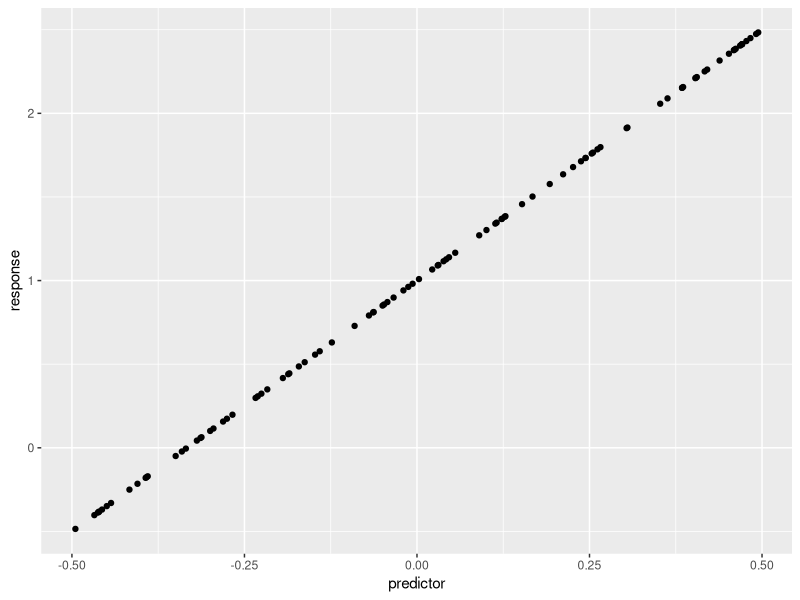
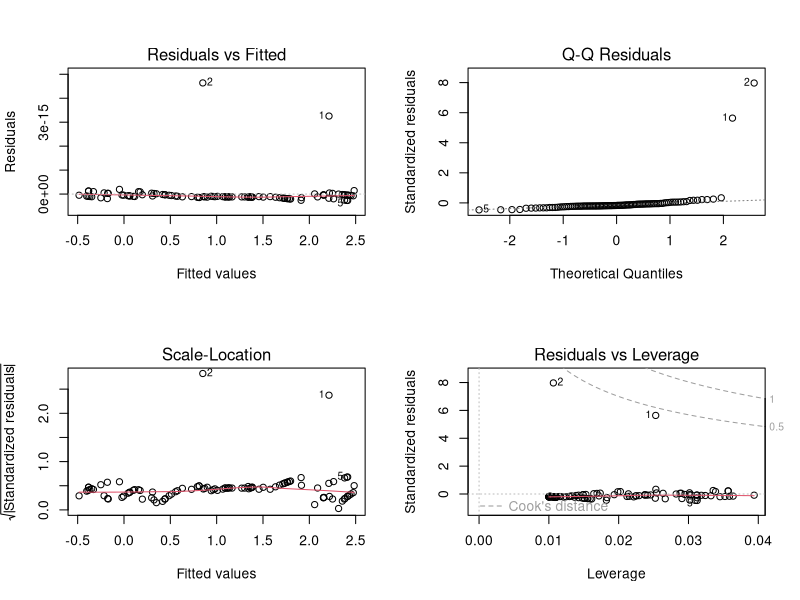
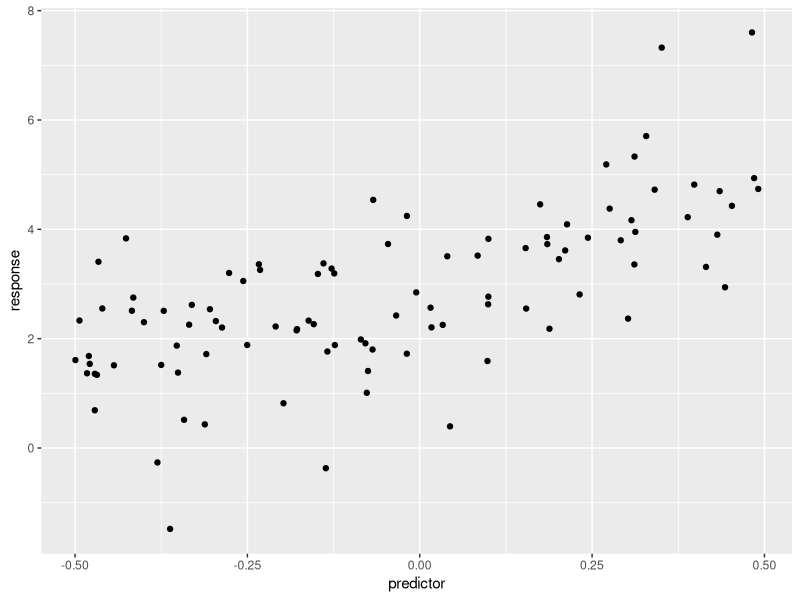
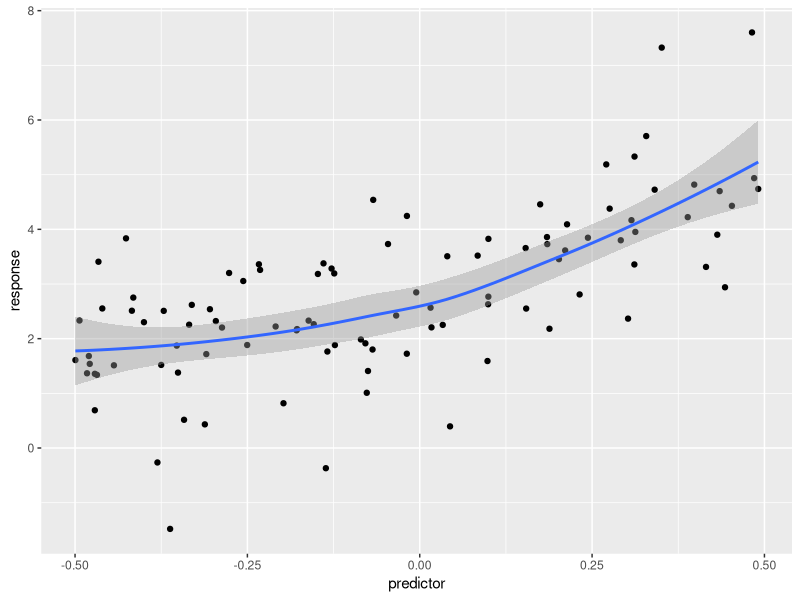
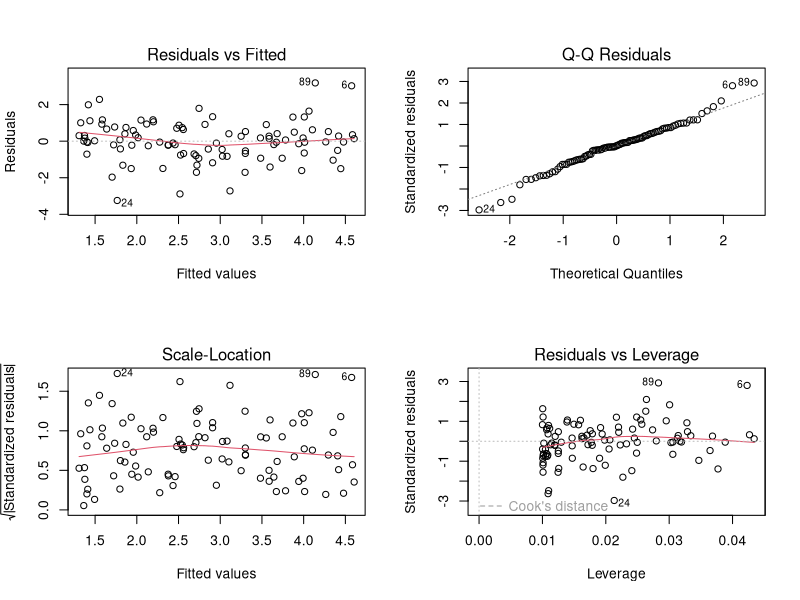
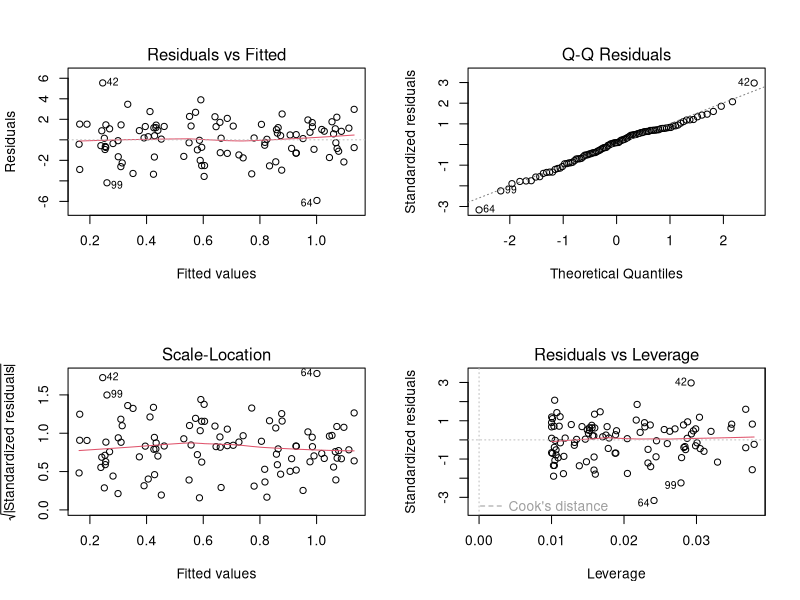
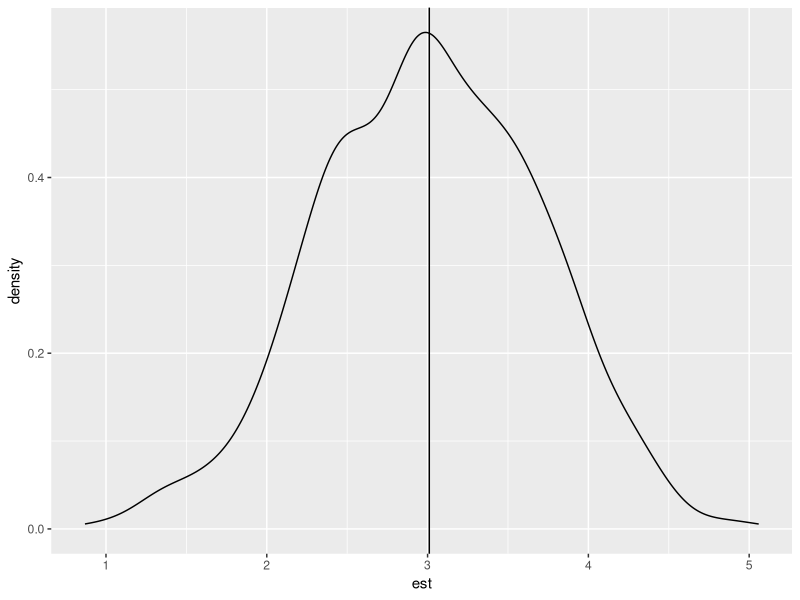
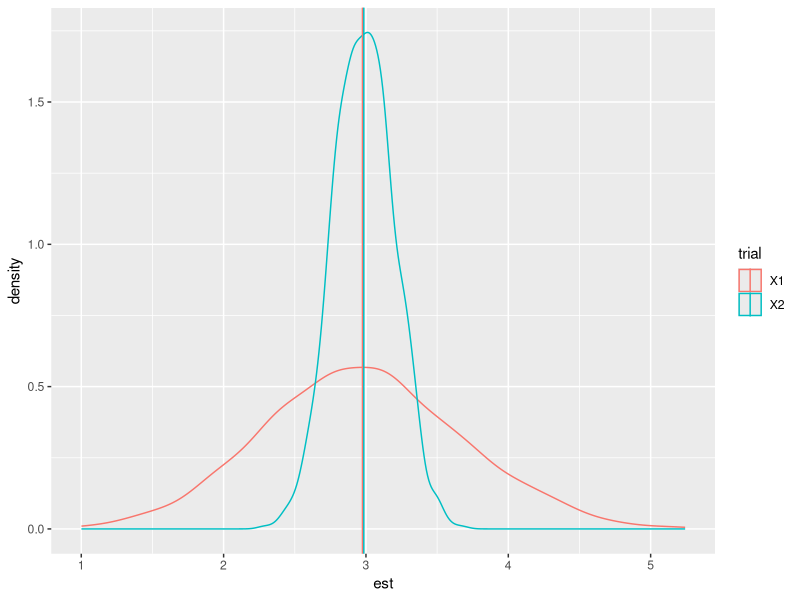

Source code (R) for these figures, in order:
# Introduction to LM... jump!
library(tidyverse)
set.seed = 12321

# Linear model w/ one with a continuous predictor variable and a continous response variable
# The relationship described by a single parameter, B1 (slope, sand consequently a predictor of effect size)
predictor <- runif(100) - 0.5  ## a uniformly distributed random number between -0.5 and 0.5
B0 <- 1
B1 <- 3
response <- B0 + B1 * predictor
qplot(predictor, response)

m1 <- lm(response ~ predictor)
summary(m1)

par(mfrow = c(2, 2))
plot(m1)

predictor <- runif(100) - 0.5  ## a uniformly distributed random number between -0.5 and 0.5
B0 <- 3
B1 <- 3
error <- rnorm(100, mean = 0, sd = 1)  ## some normally distributed random error
response <- B0 + B1 * predictor + error
qplot(predictor, response)

qplot(predictor, response, geom = c("point", "smooth"), span = 0.9)

m1 <- lm(response ~ predictor)
summary(m1)

par(mfrow = c(2, 2))
plot(m1)


gen.mod <- function(n = 100, b0 = 2, b1 = 3, sd.err = 1) {
  predictor <- runif(n) - 0.5
  response <- b0 + b1 * predictor + rnorm(n, mean = 0, sd = sd.err)
  return(data.frame(response = response, predictor = predictor))
}

m1 <- lm(response ~ predictor, data = gen.mod(n = 100, b0 = 1, b1 = 1, sd.err = 2))
summary(m1)$coefficients["predictor", ]

par(mfrow = c(2, 2))
plot(m1)

est <- NULL
for (i in 1:1000) {
  m1 <- lm(response ~ predictor, data = gen.mod(n = 100, b0 = 1, b1 = 3, sd.err = 2))
  est[i] <- summary(m1)$coefficients["predictor", "Estimate"]
}
p <- ggplot(aes(est), data = data.frame(est = est))
p + geom_density() + geom_vline(xintercept = mean(est))

n.times <- 1000
est.df <- matrix(nrow = n.times, ncol = 2, NA)
for (i in 1:n.times) {
  m1 <- lm(response ~ predictor, data = gen.mod(n = 100, b0 = 1, b1 = 3, sd.err = 2))
  est.df[i, 1] <- summary(m1)$coefficients["predictor", "Estimate"]
  m1 <- lm(response ~ predictor, data = gen.mod(n = 1000, b0 = 1, b1 = 3, 
                                                sd.err = 2))
  est.df[i, 2] <- summary(m1)$coefficients["predictor", "Estimate"]
}
est.df <- data.frame(est.df)

## split est.df into a data frame in long format
est.df <- gather(est.df, value = "est", key="trial")
est.df$trial <- factor(est.df$trial)

est.sum.df <- group_by(est.df, trial) %>% summarize(mn.est = mean(est))

p <- ggplot(aes(est, group = trial, col = trial), data = est.df)
p + geom_density() + geom_vline(data = est.sum.df, aes(xintercept = mn.est, col = trial))



# ---- Don't Get It ----



n.times <- 1000
est.df <- matrix(nrow = n.times, ncol = 5, NA)
for (i in 1:n.times) {
  m1 <- lm(response ~ predictor, data = gen.mod(n = 100, b0 = 1, b1 = 3, sd.err = 1))
  est.df[i, 1] <- summary(m1)$coefficients["predictor", "Estimate"]
  m1 <- lm(response ~ predictor, data = gen.mod(n = 100, b0 = 1, b1 = 3, sd.err = 5))
  est.df[i, 2] <- summary(m1)$coefficients["predictor", "Estimate"]
  m1 <- lm(response ~ predictor, data = gen.mod(n = 100, b0 = 1, b1 = 3, sd.err = 10))
  est.df[i, 3] <- summary(m1)$coefficients["predictor", "Estimate"]
  m1 <- lm(response ~ predictor, data = gen.mod(n = 100, b0 = 1, b1 = 3, sd.err = 15))
  est.df[i, 4] <- summary(m1)$coefficients["predictor", "Estimate"]
  m1 <- lm(response ~ predictor, data = gen.mod(n = 100, b0 = 1, b1 = 3, sd.err = 20))
  est.df[i, 5] <- summary(m1)$coefficients["predictor", "Estimate"]
}
est.df <- data.frame(est.df)

## split est.df into a data frame in long format
est.df <- gather(est.df, value = "est", key="trial")
est.df$trial <- factor(est.df$trial)

est.sum.df <- group_by(est.df, trial) %>% summarize(mn.est = mean(est))

p <- ggplot(aes(est, group = trial, col = trial), data = est.df)
p + geom_density() + geom_vline(data = est.sum.df, aes(xintercept = mn.est, col = trial))

# ANGRY 

# --- can you please teach us, instead of assigning chapters to read - this stuff is important ----
library(tidyverse)
library(ggplot2)
set.seed = 12321

predictor <- runif(100) - 0.5  # a uniformly distributed random number between -0.5 and 0.5
B0 <- 1
B1 <- 3
response <- B0 + B1 * predictor
qplot(predictor, response)

# a function that let’s use generate some random data with some given parameter
gen.mod <- function(n = 50, b0 = 2, b1 = 3, sd.err = 1) {
  predictor <- runif(n) - 0.5
  response <- b0 + b1 * predictor + rnorm(n, mean = 0, sd = sd.err)
  return(data.frame(response = response, predictor = predictor))
}

# repeat
n.times <- 1000
# 'sample size'
n <- c(2, 20, 50)
# 'magnitude of B1'
b1 <- c(0.2, 1, 2.7, 4)
# 'error' (quality - t-value estemate)
sd.err <- c(0.1, 1.5, 5, 15)


test.df <- expand.grid(n.times = n.times, n = n, b1 = b1, sd.err = sd.err)

# Use that function to produce a data frame, with various combinations of each 
# of the three variables as 'factors' and the quality of the estimate as the response.

for (i in 1:length(test.df$n.times)) {
  tmp.df <- gen.mod(n = test.df$n[i], b0 = 2, b1 = test.df$b1[i], sd.err = test.df$sd.err[i])
  tmp.lm <- lm(response ~ predictor, data = tmp.df)
  test.df$tval[i] <- summary(tmp.lm)$coefficients["predictor", "Estimate"]
}

# Show the results visually.
p <- ggplot(data = test.df, aes(tval, group = b1, col = b1))
p + geom_density() + xlab("t value") + ylab("Density") + facet_grid(~sd.err)

#Do the same thing as above, but use a single parameter estimate of B1 = 0 (e.g. no effect).
# (Set B0 = 0). 
# Use a sample size of 100. Instead of using the ‘t’ value as your ‘quality’ estimate, 
# have the function output the ‘p-value’.

gen.mod <- function(n = 50, b0 = 2, b1 = 0, sd.err = 1) {
  predictor <- runif(n) - 0.5
  response <- b0 + b1 * predictor + rnorm(n, mean = 0, sd = sd.err)
  return(data.frame(response = response, predictor = predictor))
}

n.times <- 1000
n <- c(2, 20, 50)
b1 <- c(0)
sd.err <- c(0.1, 1.5, 5, 15)

test.df <- expand.grid(n.times = n.times, n = n, b1 = b1, sd.err = sd.err)

for (i in 1:length(test.df$n.times)) {
  tmp.df <- gen.mod(n = test.df$n[i], b0 = 2, b1 = test.df$b1[i], sd.err = test.df$sd.err[i])
  tmp.lm <- lm(response ~ predictor, data = tmp.df)
  test.df$pval[i] <- summary(tmp.lm)$coefficients["predictor", "Estimate"]
}
# what does it look like? = blue sticks
p <- ggplot(data = test.df, aes(pval, group = n, col = n))
p + geom_density() + facet_grid(~sd.err) + xlab("pee") + ylab("Density")


# 4b. What proportion of p-values are <= 0.05?
pvalues <- which(test.df$p.val <= 0.05)
tabulate(pvalues)

# 4c. How does that change when the amount of error changes. = different blue lines
p <- ggplot(data = test.df, aes(pval, group = n, col = n))
p + geom_density() + facet_grid(~sd.err)






# ---- What I’m aiming for is a visual analysis of how changing sample size (n), 
# effect size (the parameter estimate, B1) and 
# the amount of unexplained variation (error) 
#influences the quality of the parameter estimates. ----

# the gen.mod function - change to gen.df because basically we are making a dataframe 
# that will be used to produce different parameters we want to look at

library(tidyverse)

# so for the assignment, the first question is asking you for the t-values and how they
# change when we change error, B1, and n

## t- value -> is relationship of coefficient (the estemate) and the error
## p-value -> is the probability that you could have seen a result or parameter by chance

## Why we generate our own data?
# Because you know what the structure of the model you would need, 
# it is to test your understanding of how to fit the model, knowing what's going on

# This here, generates our fake data
gen.df <- function(n = 100, b0 = 2, b1 = 3, sd.err = 1) {
  predictor <- seq(-1, 1, length.out = n)
  response <- b0 + b1 * predictor + rnorm(n, mean = 0, sd = sd.err) # this is the actual formula
  return(data.frame(response = response, predictor = predictor))
}
# so the actual formula (response) will be what our lm will look like, 
# rnorm gives us data that fits a normal distribution
# values will range from -1 to 1, with a mean of zero (I think)

# Next, we need to create a data frame with all combinations of all of the variables 
# that we are interested in, each repeated ‘n.times’.

# To do this, we create vectors of the ranges of each of the variables, 
# and then create a data frame from these vectors.

n.times <- 1000
rep <- 1:n.times # this gives us every combination possible 
# (what people use in agricultural plots randomly chosen for treatment)
n <- c(10, 100, 1000)
b1 <- c(0.1, 1, 2.5, 5, 10, 20)
sd.err <- c(0.1, 1, 2, 5)

test.df <- expand.grid(rep = rep, n = n, b1 = b1, sd.err = sd.err)
# 72,000 observations!
# so now the experimental df is here, we can fit the lm to each of the rows of the dataframe
#
# the "for" function loops through every row in that dataframe 
for (i in 1:length(test.df$rep)) {
  tmp.df <- # makes a temporary dataframe that is dumpped when loop finished
    gen.df(n = test.df$n[i], 
           b0 = 2, # this is fixed (I think its the y-intercept?)
           b1 = test.df$b1[i], # represents the effect size apparently
           sd.err = test.df$sd.err[i])
  tmp.lm <- lm(response ~ predictor, data = tmp.df) # this gives us the linear model 
  test.df$est[i] <- summary(tmp.lm)$coefficients["predictor", "Estimate"]
} # this last bit applies the output of the lm to the test.df (new column est)
# not too sure why it says "predictor", "Estimate"

# And now, you have a quality estimate that you can plot, 
# for all levels of the variables that you had control over (n, b1, sd.err).

# doing it this way is labor intensive on the computer, takes a few minutes
# as opposed to doing it in chunks (all values associated with different n, error, B1)

str(test.df)
# we want B1 as factor so we can plot it..
test.df$b1 <- factor(test.df$b1)
p <- ggplot(data = test.df, aes(est, group = b1, col = b1))
p + geom_density()
# so here, we can see the change caused by effect size (B1)

# the original question was asking to use the t-value to identify these changes in the three
# B1, error, and n - so we need to do this

## so this time, we are making 10 times looking at each of the three interests
n.times <- 1:10
n <- c(10, 100, 1000)
b1 <- c(0.1, 1, 2.5, 5, 10, 20)
sd.err <- c(0.1, 1, 2, 5)
# re-make the dataframe, 720 observations
test.df <- expand.grid(n.times = n.times, n = n, b1 = b1, sd.err = sd.err)

## so again, we will run the same loop, only that we are only doing it 720 times
# same idea, but this time we will be making a new column for t-value
for (i in 1:length(test.df$n.times)) {
  tmp.df <- gen.df(n = test.df$n[i], 
                   b0 = 2, 
                   b1 = test.df$b1[i], 
                   sd.err = test.df$sd.err[i])
  tmp.lm <- lm(response ~ predictor, data = tmp.df)
  test.df$est[i] <- summary(tmp.lm)$coefficients["predictor", "t value"]
}
# again, no clue what make this "t-value" any different from what we just calculated in the 
# other loop process (what makes this code different, so that it reports the t?)

# so yes, coefficients is a code that will extract what you list so out of the "predictor" 
# we are looking for the t-value for every run of the loop (720 times) 

# so now we will change a bunch of these to factors so we can graph them:
test.df$n <- factor(test.df$n)
test.df$b1 <- factor(test.df$b1)
test.df$sd.err <- factor(test.df$sd.err)

## Let’s look at the means of those t values, and how they change with n, b1 and error.
test.sum <- 
  group_by(test.df, n, sd.err, b1) %>%
  summarise(gm = exp(mean(log(abs(est)))))
# how did you know to do the exponnt of the mean, log, absolute value of the estemate? 

p <- ggplot(data = test.sum, aes(b1, gm, col = n, group = n))
p + geom_point() + geom_line() + facet_grid(sd.err ~ .) + scale_y_log10()
## so from this we can see that the t-value gets larger with an incerase in 
## the sample size (n), the error, and the B1 (effect size) 


# Ok, now on to the ‘p-values’ part

# Do the same thing as above, but use a single parameter estimate of B1 = 0 
# (e.g. no effect; set B0 = 0). Use a sample size of 100. 
# Instead of using the ‘t’ value as your ‘quality’ estimate, 
# have the function output the ‘p-value’.

## So making the B0 = 0 means that there is no effect of the predictor on the response
# and this way we can test to see how often we get a p-value of less than 0.05 (5%)
# this tells us that indeed, we can have a significant result just by chance
# 5% of the tme we could declare an effect of the coefficient, even though there is not
# basically committing a Type I error?

n.times <- 1:2000  ## do this enough times to matter!
n <- c(100)
b1 <- c(0)
sd.err <- c(0.1, 1, 2, 5)  ## we can leave the error in here, because we will use it

test.df <- expand.grid(n.times = n.times, n = n, b1 = b1, sd.err = sd.err)

# so this looks a the p-value
for (i in 1:length(test.df$n.times)) {
  tmp.df <- gen.df(n = test.df$n[i], b0 = 0, b1 = test.df$b1[i], sd.err = test.df$sd.err[i])
  tmp.lm <- lm(response ~ predictor, data = tmp.df)
  ## extract the p-value associated with each t
  test.df$est[i] <- summary(tmp.lm)$coefficients["predictor", "Pr(>|t|)"]
}
# so somehow it pulls from the lm output the p-values

test.df$n <- factor(test.df$n)
test.df$b1 <- factor(test.df$b1)
test.df$sd.err <- factor(test.df$sd.err)
# so basically we want to find the disstribution of the p-values
# we extracted them from the lm, and they are labeled as est in the test.df

test.sub <- subset(test.df, sd.err == 5)

p <- ggplot(data = test.sub, aes(est))
p + geom_density()
# What proportion of p-values are <= 0.05?

# so using this "with" 
with(test.sub, table(est <= 0.05))/length(test.sub$est)

group_by(test.df, sd.err) %>% 
  summarise(sum.tab = table(est <= 0.05)[2]/length(est))

# And what if we change the sample size?

n.times <- 1:2000  ## do this enough times to matter!
n <- c(10, 100, 1000)
b1 <- c(0)
sd.err <- c(0.1, 1, 2, 5)  ## we can leave the error in here, because we will use it

test.df <- expand.grid(n.times = n.times, n = n, b1 = b1, sd.err = sd.err)

for (i in 1:length(test.df$n.times)) {
  tmp.df <- gen.df(n = test.df$n[i], b0 = 0, b1 = test.df$b1[i], sd.err = test.df$sd.err[i])
  tmp.lm <- lm(response ~ predictor, data = tmp.df)
  ## extract the p-value associated with each t
  test.df$est[i] <- summary(tmp.lm)$coefficients["predictor", "Pr(>|t|)"]
}

test.df$n <- factor(test.df$n)
test.df$b1 <- factor(test.df$b1)
test.df$sd.err <- factor(test.df$sd.err)

group_by(test.df, sd.err, n) %>% 
  summarise(p.05 = table(est <= 0.05)[2]/length(est))




# ---- GLMs and simulation, continued ----
# Three things. 
#1. Extending to a model matrix format 
#2. Poisson processes 
#3. Binomial processes

# Model Matrix: matrix that generates a set of responses, 
# underlining the way that a model fits

# Matrix Multiplications
# Model Matrix x Values

#B0 = 10
#B1 = 2
#  10        2   <- Parameters
#Intercept Predictor Response 
# 1           0.3     B0+B1*Predictor
# 1           0.4
# 1           0.5
# 1           0.2
# 1           0.1

# A GLM predicts the parameters (unknown) given the response values (data) and the error

## The underlying code for glm takes your ‘model’ statement (response ~ predictor) 
# and turns it in to a ‘model matrix’. 
# That is the underlying matrix that is used to help estimate the parameters for the model.

#In the simplest continuous predictor value case, 
# the model matrix is just the predictors, plus a set of ‘1s’ for the intercept.

pred <- runif(5)
mm <- model.matrix(~pred)
print(mm)


